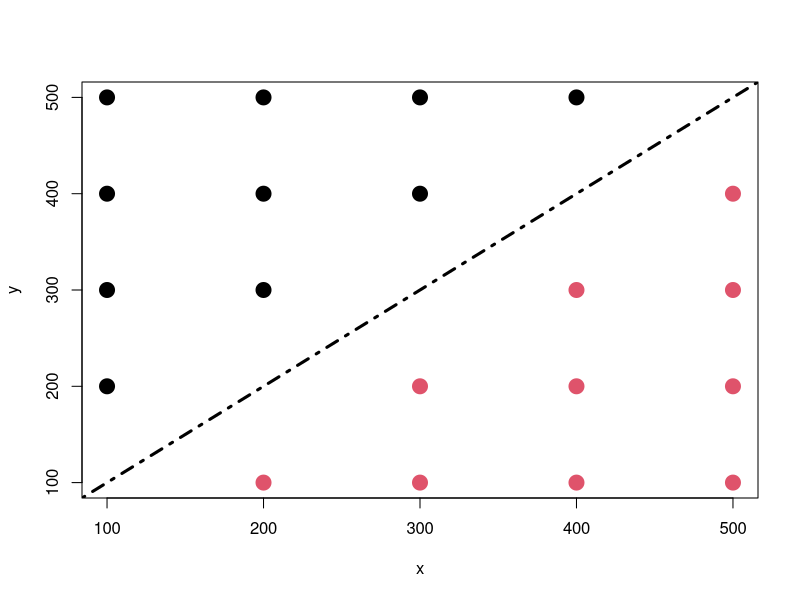

Source code (R): (Note: this script raises an error after producing the figure.)
# use a decison boundary of y=x with symmetric data
x = c(100,100,100,100,200,200,200,300,300,400,200,300,300,400,400,400,500,500,500,500)
y = c(200,300,400,500,300,400,500,400,500,500,100,100,200,100,200,300,100,200,300,400)
predictors = as.matrix(cbind(x,y));  classes = c(rep("-1", 10), rep("1", 10))

# plot the data and add the known decision boundary
plot(x, y, col=as.factor(classes), pch=20, cex=3);    abline(0,1, lty=4, lwd=3)

# call vanilladot ksvm
model = ksvm(predictors, classes, type="C-svc", kernel="vanilladot", C=100, scaled=TRUE) 
# calculate a1.am   
a <- colSums(predictors[model@SVindex,1:2] * model@coef[[1]]); a
# calculate a0
a0 <- sum(a*predictors[1,1:2]) - model@b; a0
# see what the model predicts
pred <- predict(model,predictors); pred

#    scale predictors
predictors_SCL = scale(predictors)

# use calculated 'a0' get predicted values and then predicted signs
predictedValues_a0 = colSums(t(predictors_SCL)*a) + a0
predictedSigns_a0 = sign(predictedValues_a0)

# use model attribute 'b' to get predicted values and then predicted signs
predictedValues_b = colSums(t(predictors_SCL)*a) + model@b
predictedSigns_b = sign(predictedValues_b)

table('a0 preds' = predictedSigns_a0, ModelFits = fitted(model))
table('b preds' = predictedSigns_b, ModelFits = fitted(model))

# plot the "decision boundary" implied by a0
slope = -(a[1]/a[2]);   intercept_a0 = a0/a[2];   abline(intercept_a0, slope)

# calculate the lower gutter similarly and plot
aLower = -sum(a*predictors[1,1:2]) + model@b
abline(aLower/a[2], slope)